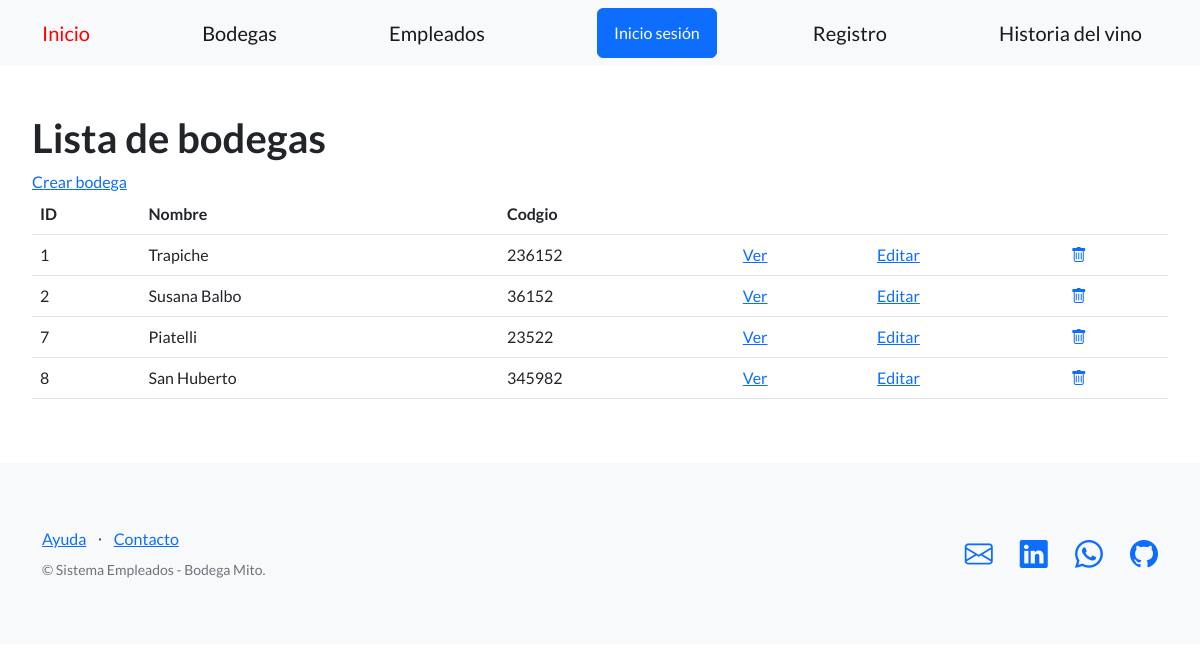
Page /empleados/bodegas/ on the committed database.
### control_empleados/models.py (models this page shows, shortened)
class Bodega(models.Model):
    nombre = models.CharField(max_length=64)
    codigo = models.IntegerField()

### control_empleados/views.py (the view)
# urls.py: path('bodegas/', BodegaListView.as_view(), name='listar_bodegas'),
class BodegaListView(ListView):
    model = Bodega
    template_name='control_empleados/listar_bodegas.html'

### control_empleados/templates/control_empleados/listar_bodegas.html (shortened to what this page needs)
{% extends "base.html" %}
{% block contenido %}
<section>
 <div>
   <h1>Lista de bodegas</h1>
   <a href="{% url 'cargar_bodega' %}">Crear bodega</a>
   <br>
   <table class="table">
     <tbody>
       <tr>
         <th>ID</th>
         <th>Nombre</th>
         <th>Codgio</th>
         <td></td>
         <td></td>
         <td></td>
       </tr>
       {% for bodega in object_list %}
       <tr>
         <td>{{ bodega.id }}</td>
         <td>{{ bodega.nombre }}</td>
         <td>{{ bodega.codigo }}</td>
         <td>
          <a href="{% url 'ver_bodegas' bodega.id %}">Ver</a>
        </td>
         <td>
           <a href="{% url 'editar_bodegas' bodega.id %}">Editar</a>
         </td>
         <td>
           <a href="{% url 'eliminar_bodegas' bodega.id %}">
             <i class="bi bi-trash"></i>
           </a>
         </td>
       </tr>
       {% endfor %}
     </tbody>
   </table>
 </div>
</section>
{% endblock contenido %}

### rows in the picture
Bodega: id "1", nombre "Trapiche", codigo "236152"
Bodega: id "2", nombre "Susana Balbo", codigo "36152"
Bodega: id "7", nombre "Piatelli", codigo "23522"
Bodega: id "8", nombre "San Huberto", codigo "345982"
